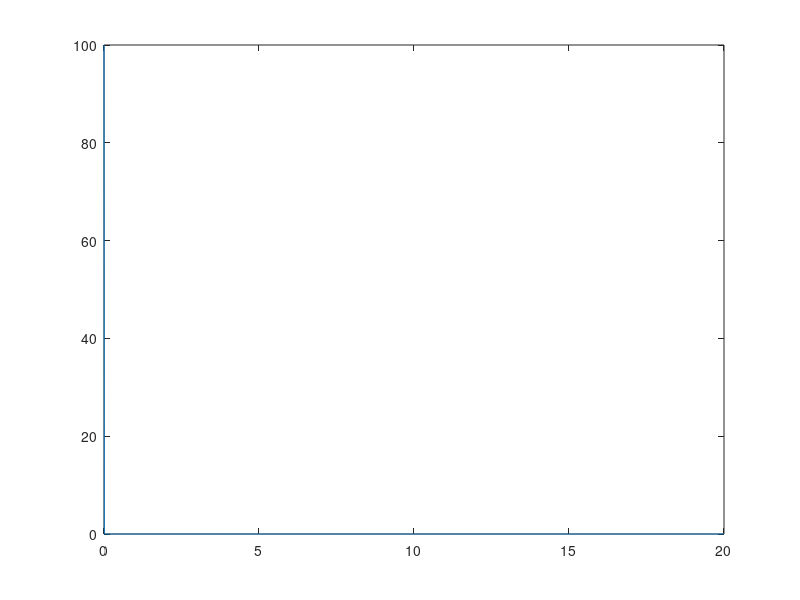

Here is the MATLAB script that generated this plot: (Note: this script raises an error after producing the figure.)
pt = 20;
x = 0:0.01:20;
dx = x(2)-x(1);
Wt = dx;
H = zeros(size(x));
H(x < Wt) = 1;
F = 1*Wt;
H = H./F;
H = H';
plot(x,H);
Ltstar = 0.2084;
Lcstar = 4.0572;
D1star = linspace(0.0029,0.125,pt);
D2star = 1;
Dtstar_Fun = @(Ltstar,D1star,Lcstar)...
    ((x - Lcstar).*(1-D1star.^(1/3))./Ltstar + 1).^3;

for i = 1:length(D1star)
    Dtstar = Dtstar_Fun(Ltstar,D1star(i),Lcstar);
    Dstar = (x > Lcstar).*D2star + (x < Lcstar-Ltstar).*D1star(i) +...
        ((x <= Lcstar) & (x >= (Lcstar-Ltstar))).*Dtstar;
    Dstar = Dstar';
    w = solveW(dx,Dstar,H);
    plot(x,-w);
    hold on
end

axis([0,5,-inf,3]);